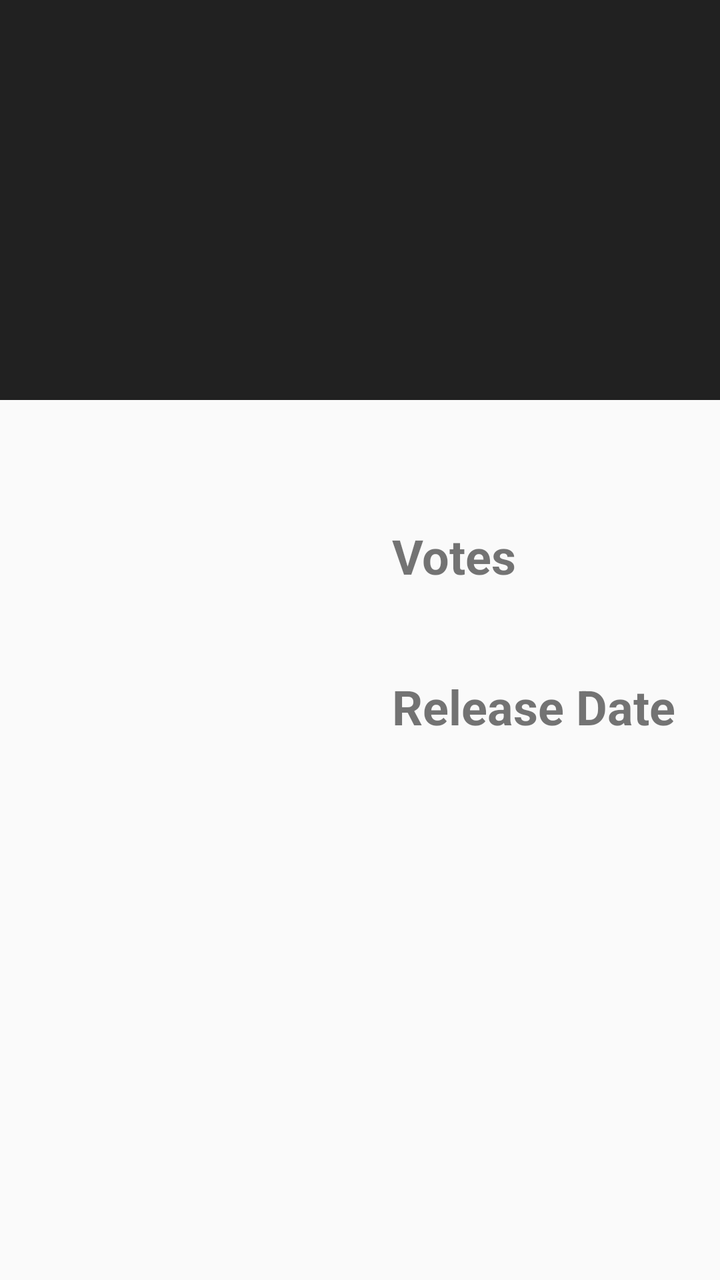
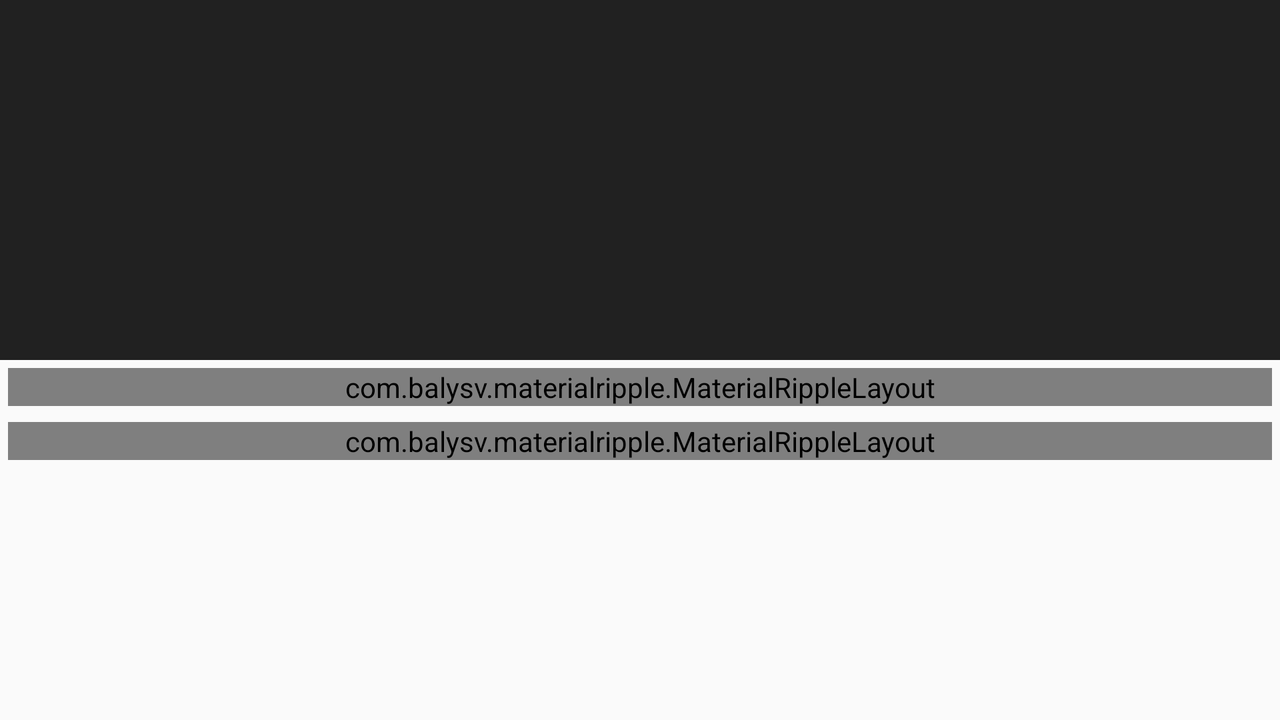

Compare how this app lays out the same screen by default and in its alternative resource folder. The renders come first, then the two layout files and the values they reference.
<!-- AndroidManifest.xml: activity theme AppTheme.NoActionBar -->
<!-- res/layout/fragment_details.xml -->
<LinearLayout xmlns:android="http://schemas.android.com/apk/res/android"
    xmlns:app="http://schemas.android.com/apk/res-auto"
    xmlns:tools="http://schemas.android.com/tools"
    android:layout_width="match_parent"
    android:layout_height="match_parent"
    tools:context="io.github.the_dagger.movies.DetailsActivityFragment"
    tools:showIn="@layout/activity_details">
    <android.support.design.widget.CoordinatorLayout xmlns:android="http://schemas.android.com/apk/res/android"
        xmlns:app="http://schemas.android.com/apk/res-auto"
        android:layout_width="match_parent"
        android:layout_height="match_parent">

                <android.support.design.widget.AppBarLayout
                    android:layout_width="match_parent"
                    android:layout_height="200dp"
                    android:id="@+id/place"
                    android:theme="@style/AppTheme.AppBarOverlay">

                    <android.support.design.widget.CollapsingToolbarLayout
                        android:id="@+id/collapsing_toolbar"
                        android:layout_width="match_parent"
                        android:layout_height="match_parent"
                        app:contentScrim="?attr/colorPrimary"
                        app:layout_scrollFlags="scroll|exitUntilCollapsed">

                        <ImageView
                            android:id="@+id/backdrop"
                            android:layout_width="match_parent"
                            android:layout_height="match_parent"
                            android:scaleType="centerCrop"
                            app:layout_collapseMode="parallax" />


                        <android.support.v7.widget.Toolbar
                            android:id="@+id/toolbar"
                            android:layout_width="match_parent"
                            android:layout_height="?attr/actionBarSize"
                            app:layout_collapseMode="pin" />
                    </android.support.design.widget.CollapsingToolbarLayout>
                </android.support.design.widget.AppBarLayout>
        <android.support.v4.widget.NestedScrollView
            android:layout_width="match_parent"
            android:id="@+id/scrollView"
            android:layout_height="match_parent"
            app:layout_behavior="@string/appbar_scrolling_view_behavior">
        <RelativeLayout
            android:id="@+id/detail_activity_relative_layout"
            android:layout_width="wrap_content"
            android:layout_height="wrap_content">

            <ImageView
                android:id="@+id/posterImageDetail"
                android:layout_width="180dp"
                android:layout_height="250dp"
                android:layout_marginRight="8dp"
                android:layout_marginTop="8dp" />

            <LinearLayout
                android:id="@+id/linearLayout"
                android:layout_width="wrap_content"
                android:layout_height="wrap_content"
                android:layout_alignBottom="@+id/posterImageDetail"
                android:layout_marginLeft="8dp"
                android:layout_toEndOf="@id/posterImageDetail"
                android:layout_toRightOf="@id/posterImageDetail"
                android:gravity="center_vertical"
                android:orientation="vertical"
                android:layout_alignTop="@+id/posterImageDetail">

                <TextView
                    android:id="@+id/vote"
                    android:layout_width="wrap_content"
                    android:layout_height="wrap_content"
                    android:layout_marginBottom="8dp"
                    android:text="Votes"
                    android:textSize="24sp"
                    android:textStyle="bold" />

                <TextView
                    android:id="@+id/ratingDetail"
                    android:layout_width="wrap_content"
                    android:layout_height="wrap_content"
                    android:layout_marginBottom="8dp"
                    android:gravity="center"
                    android:textSize="20sp" />

                <TextView
                    android:id="@+id/releaseDateTitle"
                    android:layout_width="wrap_content"
                    android:layout_height="wrap_content"
                    android:layout_marginBottom="8dp"
                    android:text="Release Date"
                    android:textSize="24sp"
                    android:textStyle="bold" />

                <TextView
                    android:id="@+id/releaseDate"
                    android:layout_width="wrap_content"
                    android:layout_height="wrap_content"
                    android:gravity="center"
                    android:textSize="20sp" />
            </LinearLayout>

            <TextView
                android:id="@+id/movieDetailTitle"
                android:layout_width="match_parent"
                android:layout_height="wrap_content"
                android:layout_below="@id/posterImageDetail"
                android:layout_marginLeft="8dp"
                android:layout_marginRight="8dp"
                android:layout_marginTop="8dp"
                android:gravity="center_vertical"
                android:textSize="24sp"
                android:textStyle="bold" />

            <TextView
                android:id="@+id/movieSummary"
                android:layout_width="match_parent"
                android:layout_height="wrap_content"
                android:layout_below="@id/movieDetailTitle"
                android:layout_marginBottom="8dp"
                android:layout_marginLeft="8dp"
                android:layout_marginTop="8dp"
                android:layout_marginRight="8dp"
                android:singleLine="false"
                android:textSize="20sp" />
        </RelativeLayout>
    </android.support.v4.widget.NestedScrollView>
    </android.support.design.widget.CoordinatorLayout>
</LinearLayout>
<!-- res/layout/activity_details.xml (included above) -->
<?xml version="1.0" encoding="utf-8"?>
<LinearLayout xmlns:android="http://schemas.android.com/apk/res/android"
    android:layout_width="match_parent"
    android:layout_height="match_parent">
    <include layout="@layout/content_details" />
</LinearLayout>
<!-- res/layout/content_details.xml (included above) -->
<android.support.design.widget.CoordinatorLayout xmlns:android="http://schemas.android.com/apk/res/android"
    xmlns:app="http://schemas.android.com/apk/res-auto"
    xmlns:tools="http://schemas.android.com/tools"
    android:layout_width="match_parent"
    android:layout_height="match_parent"
    android:background="#ffe5e5e5"
    tools:context="io.github.the_dagger.movies.DetailsActivity"
    tools:showIn="@layout/activity_details">

    <android.support.design.widget.AppBarLayout
        android:id="@+id/place"
        android:layout_width="match_parent"
        android:layout_height="280dp"
        android:theme="@style/AppTheme.AppBarOverlay">

        <android.support.design.widget.CollapsingToolbarLayout
            android:id="@+id/collapsing_toolbar"
            android:layout_width="match_parent"
            android:layout_height="match_parent"
            app:contentScrim="?attr/colorPrimary"
            app:layout_scrollFlags="scroll|exitUntilCollapsed">

            <ImageView
                android:id="@+id/backdrop"
                android:layout_width="match_parent"
                android:layout_height="match_parent"
                android:scaleType="centerCrop"
                app:layout_collapseMode="parallax" />

            <android.support.v7.widget.Toolbar
                android:id="@+id/toolbar"
                android:layout_width="match_parent"
                android:layout_height="?attr/actionBarSize"
                app:layout_collapseMode="pin" />
        </android.support.design.widget.CollapsingToolbarLayout>
    </android.support.design.widget.AppBarLayout>

    <android.support.v4.widget.NestedScrollView
        android:id="@+id/scrollView"
        android:layout_width="match_parent"
        android:layout_height="match_parent"
        android:layout_marginBottom="8dp"
        android:background="#ffe5e5e5"
        app:layout_behavior="@string/appbar_scrolling_view_behavior">

        <LinearLayout
            android:layout_width="match_parent"
            android:layout_height="match_parent"
            android:orientation="vertical">

            <android.support.v7.widget.CardView xmlns:android="http://schemas.android.com/apk/res/android"
                android:layout_width="match_parent"
                android:layout_height="wrap_content"
                android:layout_margin="4dp"
                android:background="#ffe5e5e5"
                android:elevation="8dp"
                tools:targetApi="lollipop">

                
                
                
                
                <LinearLayout
                    android:layout_width="match_parent"
                    android:layout_height="match_parent"
                    android:orientation="vertical">

                    <LinearLayout
                        android:layout_width="match_parent"
                        android:layout_height="280dp"
                        android:orientation="horizontal">

                            <ImageView
                                android:id="@+id/posterImageDetail"
                                android:layout_width="180dp"
                                android:layout_height="wrap_content"
                                android:layout_marginBottom="8dp"
                                android:layout_marginLeft="8dp"
                                android:layout_marginTop="8dp"
                                android:scaleType="fitXY"
                                android:transitionName="@string/activity_image_trans"
                                tools:targetApi="lollipop" />

                        <LinearLayout
                            android:layout_width="match_parent"
                            android:layout_height="match_parent"
                            android:layout_margin="8dp"
                            android:gravity="center"
                            android:orientation="vertical">

                            <TextView
                                android:layout_width="wrap_content"
                                android:layout_height="wrap_content"
                                android:layout_marginBottom="4dp"
                                android:text="Language"
                                android:textAppearance="@android:style/TextAppearance.Material.Title"
                                android:textSize="20sp"
                                android:textStyle="bold"
                                android:typeface="sans"
                                tools:targetApi="lollipop" />

                            <TextView
                                android:id="@+id/language"
                                android:layout_width="wrap_content"
                                android:layout_height="wrap_content"
                                android:layout_marginBottom="8dp"
                                android:textAppearance="@android:style/TextAppearance.Material.Body1"
                                android:textColor="#000"
                                android:textSize="14sp"
                                android:typeface="sans"
                                tools:targetApi="lollipop" />

                            <TextView
                                android:id="@+id/releaseDateTitle"
                                android:layout_width="wrap_content"
                                android:layout_height="wrap_content"
                                android:layout_marginBottom="4dp"
                                android:text="Release Date"
                                android:textAppearance="@android:style/TextAppearance.Material.Title"
                                android:textSize="20sp"
                                android:textStyle="bold"
                                android:typeface="sans"
                                tools:targetApi="lollipop" />

                            <TextView
                                android:id="@+id/releaseDate"
                                android:layout_width="wrap_content"
                                android:layout_height="wrap_content"
                                android:textAppearance="@android:style/TextAppearance.Material.Body1"
                                android:textColor="#000"
                                android:textSize="14sp"
                                android:typeface="sans"
                                tools:targetApi="lollipop" />
                        </LinearLayout>

                    </LinearLayout>
                    <TextView
                        android:id="@+id/movieDetailTitle"
                        android:layout_width="match_parent"
                        android:layout_height="wrap_content"
                        android:layout_marginLeft="8dp"
                        android:layout_marginRight="8dp"
                        android:layout_marginTop="4dp"
                        android:gravity="center_vertical"
                        android:textAppearance="@android:style/TextAppearance.Material.Title"
                        android:textSize="20sp"
                        android:textStyle="bold"
                        android:typeface="sans"
                        tools:targetApi="lollipop" />
                    <TextView
                        android:id="@+id/movieSummary"
                        android:layout_width="match_parent"
                        android:layout_height="wrap_content"
                        android:layout_marginBottom="8dp"
                        android:layout_marginLeft="8dp"
                        android:layout_marginRight="8dp"
                        android:layout_marginTop="8dp"
                        android:singleLine="false"
                        android:textAppearance="@android:style/TextAppearance.Material.Body1"
                        android:textColor="#000"
                        android:textSize="14sp"
                        android:typeface="sans"
                        tools:targetApi="lollipop" />
                    
                </LinearLayout>
            </android.support.v7.widget.CardView>

            
            
            
            
            
            

            
            
            
            
            
            
            
            
            
            
            
            

            
            

            

            <android.support.v7.widget.CardView
                android:layout_width="match_parent"
                android:layout_height="wrap_content"
                android:layout_margin="4dp"
                android:background="#ffe5e5e5"
                android:elevation="8dp">

                <LinearLayout
                    android:layout_width="match_parent"
                    android:layout_height="match_parent"
                    android:orientation="vertical">

                    <TextView
                        android:id="@+id/vote"
                        android:layout_width="wrap_content"
                        android:layout_height="wrap_content"
                        android:layout_margin="8dp"
                        android:layout_marginBottom="8dp"
                        android:text="Votes"
                        android:textAppearance="@android:style/TextAppearance.Material.Title"
                        android:textSize="20sp"
                        android:textStyle="bold"
                        android:typeface="sans"
                        tools:targetApi="lollipop" />

                    <RatingBar
                        android:id="@+id/ratingBar1"
                        android:layout_width="wrap_content"
                        android:layout_height="wrap_content"
                        android:layout_margin="8dp"
                        android:isIndicator="true"
                        android:numStars="5"
                        android:stepSize="0.5"
                        android:theme="@style/RatingBar" />

                    <TextView
                        android:id="@+id/trailersText"
                        android:layout_width="wrap_content"
                        android:layout_height="wrap_content"
                        android:layout_margin="8dp"
                        android:text="Trailers"
                        android:textAppearance="@android:style/TextAppearance.Material.Title"
                        android:textSize="20sp"
                        android:textStyle="bold"
                        android:typeface="sans"
                        tools:targetApi="lollipop" />

                    <android.support.v7.widget.RecyclerView
                        android:id="@+id/trailerRv"
                        android:layout_width="match_parent"
                        android:layout_height="wrap_content"></android.support.v7.widget.RecyclerView>
                </LinearLayout>
            </android.support.v7.widget.CardView>

            <android.support.v7.widget.CardView
                android:id="@+id/reviewCardView"
                android:layout_width="match_parent"
                android:layout_height="wrap_content"
                android:layout_margin="4dp"
                android:background="?attr/selectableItemBackground"
                android:elevation="8dp">

                <LinearLayout
                    android:layout_width="match_parent"
                    android:layout_height="match_parent"
                    android:orientation="vertical">

                    <TextView
                        android:layout_width="match_parent"
                        android:layout_height="wrap_content"
                        android:layout_margin="8dp"
                        android:text="Reviews"
                        android:textAppearance="@android:style/TextAppearance.Material.Title"
                        android:textColor="#000"
                        android:textSize="20sp"
                        android:textStyle="bold"
                        android:typeface="sans"
                        tools:targetApi="lollipop" />

                    <android.support.v7.widget.RecyclerView
                        android:id="@+id/reviewRv"
                        android:layout_width="match_parent"
                        android:layout_height="wrap_content"></android.support.v7.widget.RecyclerView>
                </LinearLayout>
            </android.support.v7.widget.CardView>
        </LinearLayout>
    </android.support.v4.widget.NestedScrollView>

    <android.support.design.widget.FloatingActionButton
        android:id="@+id/fab"
        android:layout_width="wrap_content"
        android:layout_height="wrap_content"
        android:layout_margin="@dimen/activity_horizontal_margin"
        app:layout_anchor="@id/place"
        app:layout_anchorGravity="bottom|right|end" />
</android.support.design.widget.CoordinatorLayout>
<!-- resources referenced by this layout -->
<resources>
  <dimen name="activity_horizontal_margin">16dp</dimen>
  <string name="activity_image_trans">activity_image_transition</string>
  <style name="AppTheme.AppBarOverlay" parent="ThemeOverlay.AppCompat.Dark.ActionBar" />
  <style name="RatingBar" parent="Theme.AppCompat">
          <item name="colorControlNormal">@color/colorPrimaryDark</item>
          <item name="colorControlActivated">@color/colorPrimaryDark</item>
      </style>
  <!-- from res/values-v21/ -->
  <style name="AppTheme.NoActionBar">
          <item name="windowActionBar">false</item>
          <item name="android:windowContentTransitions">true</item>
          <item name="actionBarWidgetTheme">@style/Theme.AppCompat.CustomShareIcon</item>
          <item name="android:actionBarWidgetTheme">@style/Theme.AppCompat.CustomShareIcon</item>
          <item name="windowNoTitle">true</item>
      </style>
  <color name="colorPrimaryDark">#000000</color>
  <!-- from res/values-v21/ -->
  <style name="Theme.AppCompat.CustomShareIcon" parent="@style/Theme.AppCompat">
          <item name="actionModeShareDrawable">@drawable/ic_share_white_24dp</item> 
      </style>
</resources>
<!-- res/layout-land/fragment_details.xml (the repository's variant of the layout above) -->
<!-- drawn on the phone turned sideways -->
<LinearLayout xmlns:android="http://schemas.android.com/apk/res/android"
    xmlns:app="http://schemas.android.com/apk/res-auto"
    xmlns:tools="http://schemas.android.com/tools"
    android:layout_width="match_parent"
    android:layout_height="match_parent"
    tools:context="io.github.the_dagger.movies.DetailsActivityFragment"
    tools:showIn="@layout/activity_details">

    <android.support.design.widget.CoordinatorLayout xmlns:android="http://schemas.android.com/apk/res/android"
        xmlns:app="http://schemas.android.com/apk/res-auto"
        android:layout_width="match_parent"
        android:layout_height="match_parent">

        <android.support.design.widget.AppBarLayout
            android:id="@+id/place"
            android:layout_width="match_parent"
            android:layout_height="180dp"
            android:theme="@style/AppTheme.AppBarOverlay">

            <android.support.design.widget.CollapsingToolbarLayout
                android:id="@+id/collapsing_toolbar"
                android:layout_width="match_parent"
                android:layout_height="match_parent"
                app:contentScrim="?attr/colorPrimary"
                app:layout_scrollFlags="scroll|exitUntilCollapsed">

                <ImageView
                    android:id="@+id/backdrop"
                    android:layout_width="match_parent"
                    android:layout_height="match_parent"
                    android:scaleType="centerCrop"
                    app:layout_collapseMode="parallax" />


                <android.support.v7.widget.Toolbar
                    android:id="@+id/toolbar"
                    android:layout_width="match_parent"
                    android:layout_height="?attr/actionBarSize"
                    app:layout_collapseMode="pin" />
            </android.support.design.widget.CollapsingToolbarLayout>
        </android.support.design.widget.AppBarLayout>

        <android.support.v4.widget.NestedScrollView
            android:id="@+id/scrollView"
            android:layout_width="match_parent"
            android:layout_height="match_parent"
            app:layout_behavior="@string/appbar_scrolling_view_behavior">

            <LinearLayout
                android:layout_width="match_parent"
                android:layout_height="match_parent"
                android:layout_gravity="fill_vertical"
                android:orientation="vertical">
                <com.balysv.materialripple.MaterialRippleLayout
                    app:mrl_rippleOverlay="true"
                    android:id="@+id/ripple"
                    android:layout_width="match_parent"
                    android:layout_height="wrap_content"
                    android:layout_margin="4dp"
                    app:mrl_rippleDuration="500"
                    app:mrl_rippleDelayClick="true"
                    app:mrl_rippleColor="#FF4081">
                <android.support.v7.widget.CardView xmlns:android="http://schemas.android.com/apk/res/android"
                    android:layout_width="match_parent"
                    android:elevation="8dp"
                    android:layout_height="wrap_content"
                    android:background="#ffe5e5e5">

                    <RelativeLayout
                        android:id="@+id/detail_activity_relative_layout"
                        android:layout_width="match_parent"
                        android:layout_height="wrap_content">

                        <ImageView
                            android:id="@+id/posterImageDetail"
                            android:layout_width="180dp"
                            android:layout_height="250dp"
                            android:layout_marginTop="8dp"
                            />
                            <LinearLayout
                                android:id="@+id/linearLayout"
                                android:layout_width="wrap_content"
                                android:layout_height="match_parent"
                                android:layout_alignBottom="@+id/posterImageDetail"
                                android:layout_alignTop="@+id/posterImageDetail"
                                android:layout_toEndOf="@id/posterImageDetail"
                                android:layout_toRightOf="@id/posterImageDetail"
                                android:gravity="center_vertical"
                                android:orientation="vertical"
                                android:layout_margin="8dp">

                                <TextView
                                    android:id="@+id/vote"
                                    android:layout_width="wrap_content"
                                    android:layout_height="wrap_content"
                                    android:layout_marginBottom="8dp"
                                    android:text="Votes"
                                    android:textSize="20sp"
                                    android:textStyle="bold" />

                                <RatingBar
                                    android:rating="3.5"
                                    android:stepSize="0.5"
                                    android:numStars="5"
                                    android:id="@+id/ratingBar1"
                                    android:theme="@style/RatingBar"
                                    android:layout_width="wrap_content"
                                    android:layout_height="wrap_content"/>

                                <TextView
                                    android:id="@+id/releaseDateTitle"
                                    android:layout_width="wrap_content"
                                    android:layout_height="wrap_content"
                                    android:layout_marginBottom="8dp"
                                    android:text="Release Date"
                                    android:textSize="20sp"
                                    android:textStyle="bold" />

                                <TextView
                                    android:id="@+id/releaseDate"
                                    android:layout_width="wrap_content"
                                    android:layout_height="wrap_content"
                                    android:gravity="center"
                                    android:textSize="18sp" />
                            </LinearLayout>


                        <TextView
                            android:id="@+id/movieDetailTitle"
                            android:layout_width="match_parent"
                            android:layout_height="wrap_content"
                            android:layout_below="@id/posterImageDetail"
                            android:layout_marginLeft="8dp"
                            android:layout_marginRight="8dp"
                            android:layout_marginTop="8dp"
                            android:gravity="center_vertical"
                            android:textSize="20sp"
                            android:textStyle="bold" />

                        <TextView
                            android:id="@+id/movieSummary"
                            android:layout_width="match_parent"
                            android:layout_height="wrap_content"
                            android:layout_below="@id/movieDetailTitle"
                            android:layout_marginBottom="8dp"
                            android:layout_marginLeft="8dp"
                            android:layout_marginRight="8dp"
                            android:layout_marginTop="8dp"
                            android:singleLine="false"
                            android:textSize="18sp" />
                    </RelativeLayout>

                </android.support.v7.widget.CardView>
                </com.balysv.materialripple.MaterialRippleLayout>

                <com.balysv.materialripple.MaterialRippleLayout
                    app:mrl_rippleOverlay="true"
                    android:id="@+id/ripple2"
                    android:layout_width="match_parent"
                    android:layout_height="wrap_content"
                    android:layout_margin="4dp"
                    app:mrl_rippleDuration="500"
                    app:mrl_rippleDelayClick="true"
                    app:mrl_rippleColor="#FF4081">

                </com.balysv.materialripple.MaterialRippleLayout>

            </LinearLayout>
        </android.support.v4.widget.NestedScrollView>
    </android.support.design.widget.CoordinatorLayout>
</LinearLayout>
